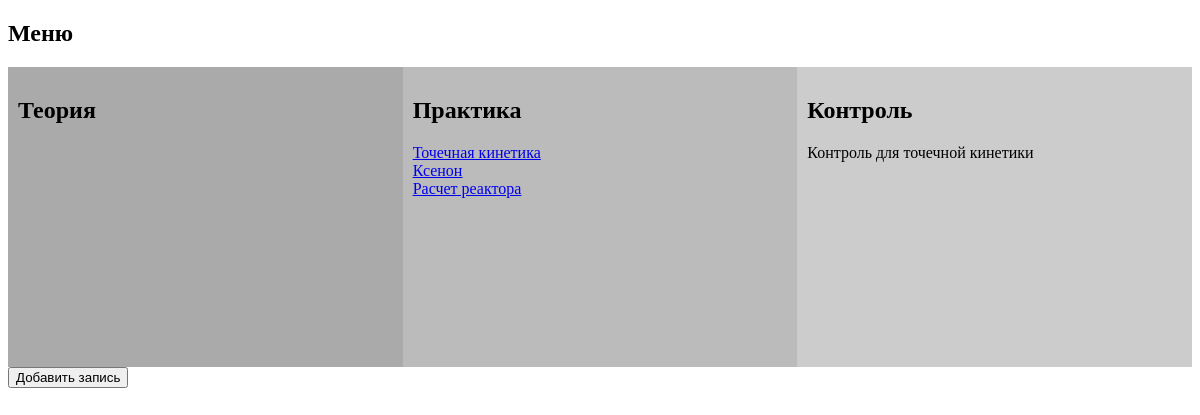
Before: / with the older database file.
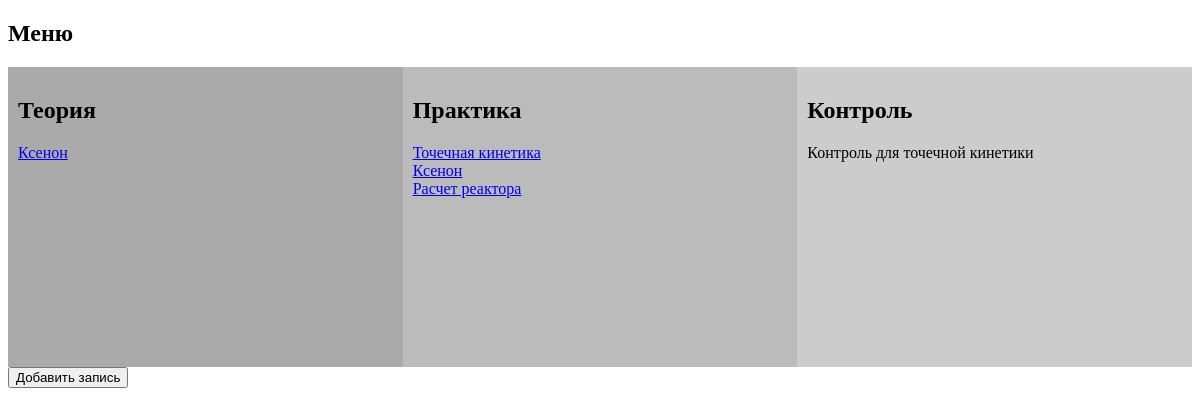
After: the same page with the newer database file.
### main/models.py (models this page shows, shortened)
class topic(models.Model):
    title = models.CharField('Заголовок', max_length=128, unique=True)
    theory = models.FileField('Теория',upload_to='theory', null=True)
    practice = models.IntegerField('Практика')
    control = models.IntegerField('Контроль')
    '''practice = models.ForeignKey(to = practices, related_name='prac_part', on_delete=models.CASCADE)
    control = models.ForeignKey(to =  questions, related_name='cont_part', on_delete=models.CASCADE)'''
    class Meta:
        verbose_name = 'Тема'
        verbose_name_plural = 'Темы'

### main/views.py (the view)
# urls.py: path('', views.menu, name='home'),
def menu(request):
    theory = topic.objects.all()
    return render(request,'main/menu.html',{'titles':theory})

### main/templates/main/menu.html (shortened to what this page needs)
{% extends 'main/layout.html' %}
{% block content %}
<h2>Меню</h2>
<div class="row">
  <div class="column" style="background-color:#aaa;">
    <h2>Теория</h2>
    {% for a in titles %}
    <a href="{%url 'theory:theory' a.id%}">{{a.title}}<a><br>
    {% endfor %}
  </div>
  <div class="column" style="background-color:#bbb;">
    <h2>Практика</h2>
    <a href = "{% url 'dot kinetic' %}"> Точечная кинетика</a><br>
    <a href = "{% url 'ksenon' %}"> Ксенон</a><br>
    <a href = "{% url 'reactor' %}"> Расчет реактора</a><br>
  </div>
  <div class="column" style="background-color:#ccc;">
    <h2>Контроль</h2>
    <p>Контроль для точечной кинетики</p>
  </div>
</div>
 <a href="{% url 'create' %}"><button>Добавить запись</button><a><br>
{% endblock %}

### main/templates/main/layout.html (shortened to what this page needs)
<!doctype html>
<html lang="en">
<head>
</head>
<body>
    {% block content %}
    {% endblock %}
</body>
</html>

### main/templates/main/menu.html (style rules this page uses)
* { box-sizing: border-box; }
.column { float: left; width: 33.33%; padding: 10px; height: 300px; }
.row:after { content: ""; display: table; clear: both; }

Changed rows visible on the page:
added topic: title "Ксенон"
